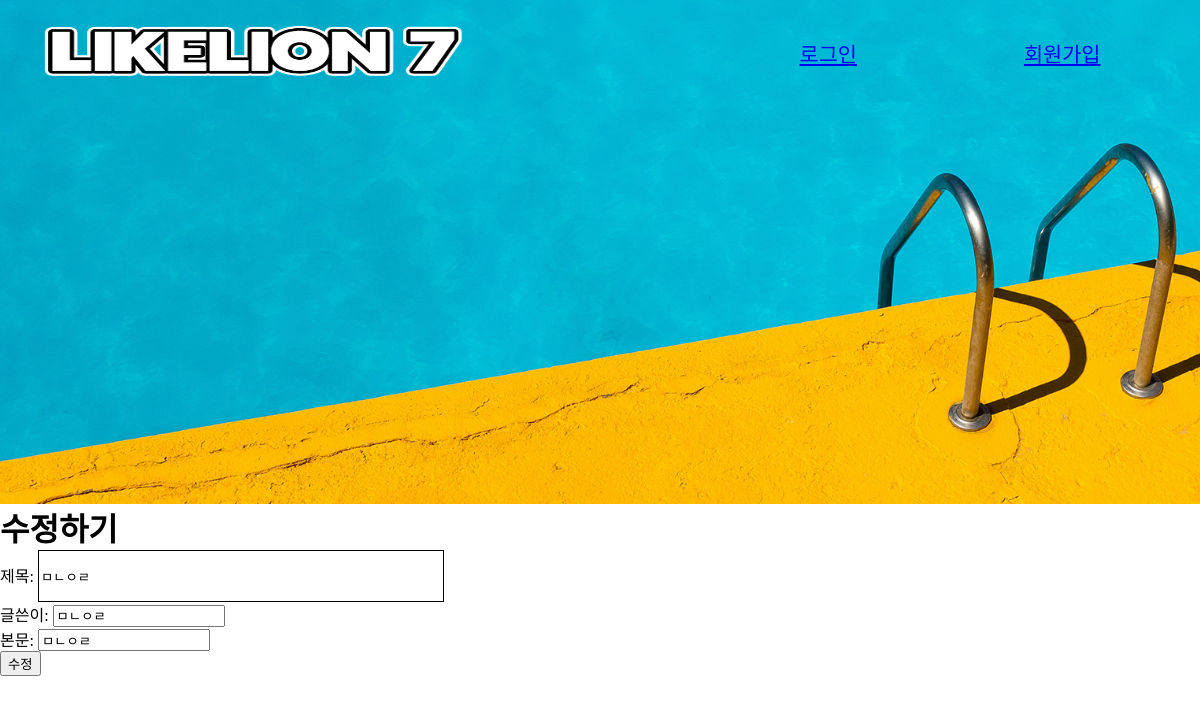
Screenshot of /edit/17/ with the database file from the repository.
### blog/models.py (models this page shows, shortened)
class Post(models.Model):
    Title = models.CharField(max_length=200)
    Writer = models.CharField(max_length=100)
    Contents = models.TextField()
    Created_date = models.DateTimeField(default=timezone.now)

### blog/views.py (the view)
# urls.py: path('edit/<int:post_pk>/', views.edit, name='edit'),
def edit(request, post_pk):
    post = Post.objects.get(pk=post_pk)
    if request.method == "POST":
        form = PostForm(request.POST, instance=post)
        form.save()
        return redirect('detail', post.pk)
    else:
        form = PostForm(instance=post)
        return render(request, 'edit.html', {'form': form})

### blog/forms.py
class PostForm(forms.ModelForm):
    class Meta:
        model = Post
        fields = ('Title', 'Writer', 'Contents',)
        widgets = {
            'Title': forms.TextInput(attrs={'class': 'title', 'placeholder': '제목을 입력해주세요'}),
            'Writer': forms.TextInput(attrs={'class': 'writer'}),
            'Contents': forms.TextInput(attrs={'class': 'contents'})
        }
        labels = {
            'Title': '제목',
            'Writer': '글쓴이',
            'Contents': '본문'
        }

### blog/templates/edit.html (shortened to what this page needs)
{% extends 'base.html' %}
{% block content %}
<div class="edit">
    <div class="editHeader">
        <h1>수정하기</h1>
    </div>
    <div class="editContents">
        <form method="POST">
            {{ form.as_p }}
            <button class="Btn">수정</button>
        </form>
    </div>
    {% endblock %}

### static/base.css (style rules this page uses)
* { margin: 0%; font-family: 'AppleSDGothicNeoR00'; }
.title { width: 400px; height: 3rem; background: white; border: 1px solid black; }

### rows the page displays
Post: Title "ㅁㄴㅇㄹ", Writer "ㅁㄴㅇㄹ", Contents "ㅁㄴㅇㄹ"
